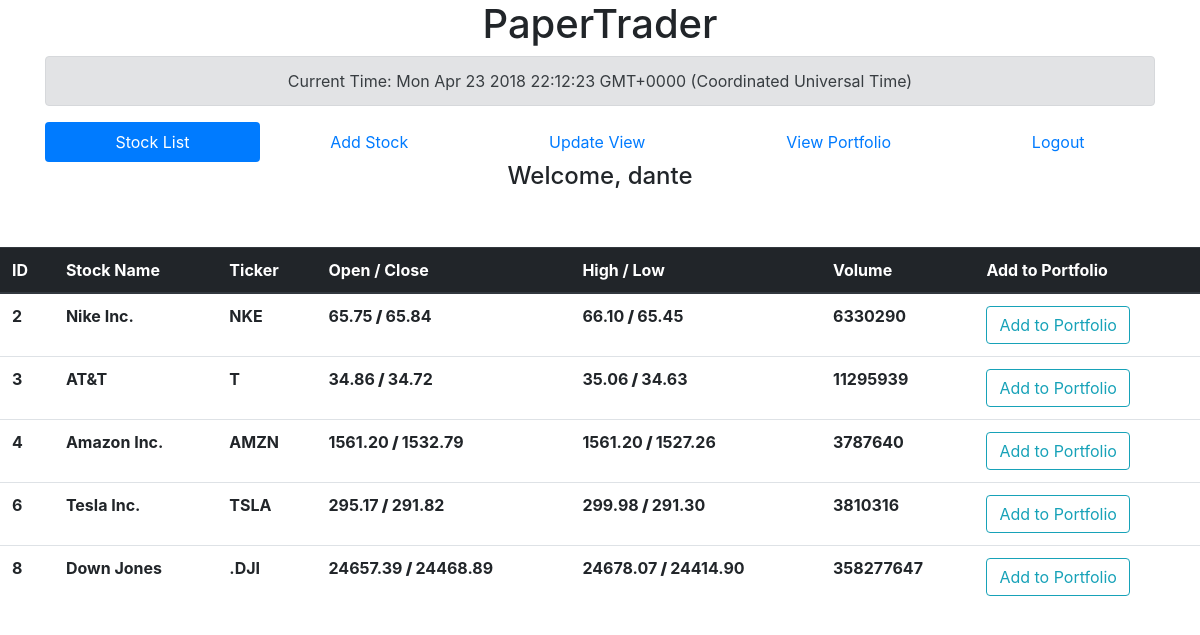
The app's page / (signed in), older data.
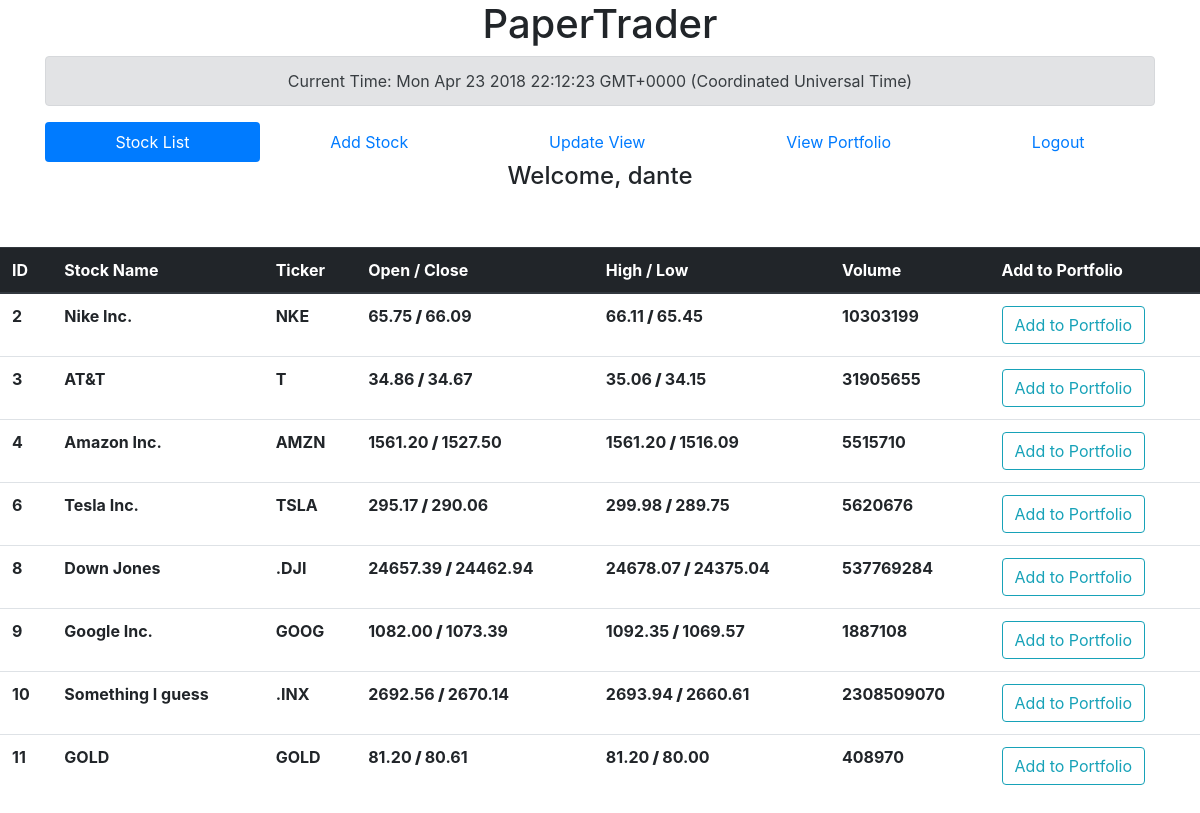
The same page, newer data.
### PaperTraderApp/models.py (models this page shows, shortened)
class StockModel(models.Model):
    name = models.CharField(max_length=MAX_LENGTH_NAME, unique=True)
    symbol = models.CharField(max_length=MAX_LENGTH_SYMB, unique=True)
    opening = models.DecimalField(max_digits=MAX_DIGITS, decimal_places=2)
    closing = models.DecimalField(max_digits=MAX_DIGITS, decimal_places=2)
    high = models.DecimalField(max_digits=MAX_DIGITS, decimal_places=2)
    low  = models.DecimalField(max_digits=MAX_DIGITS, decimal_places=2)
    volume = models.DecimalField(max_digits=MAX_DIGITS, decimal_places=0)

### PaperTraderApp/views.py (the view)
# urls.py: path('', PaperTraderApp.views.ListStockView.as_view(), name="Home"),
class ListStockView(ListView):
    model = StockModel
    template_name = 'stock_list.html'

### PaperTraderApp/templates/stock_list.html (shortened to what this page needs)
<link rel="stylesheet" href="https://maxcdn.bootstrapcdn.com/bootstrap/4.0.0/css/bootstrap.min.css">
<div class="container">
<header>
<center>
<h1> PaperTrader </h1>
<div class="alert alert-secondary">
		Current Time:
</div>
</center>
<div class="align">
	<center>
	<ul class="nav nav-pills nav-fill">
	{% if user.is_anonymous %}
	<li class="nav-item">
	  <a class="nav-link disabled" href="/login">Login To Trade</a>
	</li>
	{% else %}
	<li class="nav-item">
	  <a class="nav-link active" href="/">Stock List</a>
	</li>
	{% if user.is_superuser %}
		<li class="nav-item">
		  <a class="nav-link" href="{% url "stock-new" %}">Add Stock</a>
		</li>
	{% endif %}
	<li class="nav-item">
	  <a class="nav-link" href="{% url "update" %}">Update View</a>
	</li>
	<li class="nav-item">
	  <a class="nav-link" href="{% url "portfolio" %}">View Portfolio</a>
	</li>
	<li class="nav-item">
		<a class="nav-link" href="/logout?next=/login">Logout</a>
	</li>
	</ul>
	<h4> Welcome, {{ user }}</h4>
	{% endif %}
	</center>
</header>
</div>
{% if user.is_anonymous %}
<div class="container">
<div class="jumbotron">
	<center>
	<h1 class="display-4">The future of investing</h1>
	<p class="lead">An alternative to traditional paper-trading applications</p>
	<hr class="my-4">
	<p> Sign up or Login to start </p>
		<a class="btn btn-secondary btn-lg" href="/login" role="button">Login</a>
		<a class="btn btn-secondary btn-lg" href="/signup" role="button">Sign Up</a>
	</center>
</div>
</div>
{% else %}
<table class="table">
	<thead class="thead-dark">
		<tr>
			<th scope="col">ID</th>
			<th scope="col">Stock Name</th>
			<th scope="col">Ticker</th>
			<th scope="col">Open / Close</th>
			<th scope="col">High / Low</th>
			<th scope="col">Volume</th>
			<th scope="col">Add to Portfolio</th>
		</tr>
	</thead>
	<tbody>
		{% for stock in object_list %}
		<tr>
			<th>{{ stock.id }}</th>
			<th>{{ stock.name }}</th>
			<th>{{ stock.symbol }}</th>
			<th>{{ stock.opening }}<strong> / </strong>{{ stock.closing }}</th>
			<th>{{ stock.high }}<strong> / </strong>{{ stock.low }}</th>
			<th>{{ stock.volume }}</th>
			<th> <a type="button" class="btn btn-outline-info"  href="{% url "portfolio-add" pk=stock.id %}">Add to Portfolio</a></th>
		</tr>
		{% endfor %}
	</tbody>
</table>
{% endif %}

Row changes from the older to the newer data that the page shows:
changed StockModel "Nike Inc.": closing "65.84" → "66.09"; high "66.10" → "66.11"; volume "6330290" → "10303199"
changed StockModel "AT&T": closing "34.72" → "34.67"; low "34.63" → "34.15"; volume "11295939" → "31905655"
changed StockModel "Amazon Inc.": closing "1532.79" → "1527.50"; low "1527.26" → "1516.09"; volume "3787640" → "5515710"
changed StockModel "Tesla Inc.": closing "291.82" → "290.06"; low "291.30" → "289.75"; volume "3810316" → "5620676"
changed StockModel "Down Jones": closing "24468.89" → "24462.94"; low "24414.90" → "24375.04"; volume "358277647" → "537769284"
added StockModel: id "9", name "Google Inc.", symbol "GOOG", opening "1082.00", closing "1073.39", high "1092.35", low "1069.57", volume "1887108"
added StockModel: id "10", name "Something I guess", symbol ".INX", opening "2692.56", closing "2670.14", high "2693.94", low "2660.61", volume "2308509070"
added StockModel: id "11", name "GOLD", symbol "GOLD", opening "81.20", closing "80.61", high "81.20", low "80.00", volume "408970"
